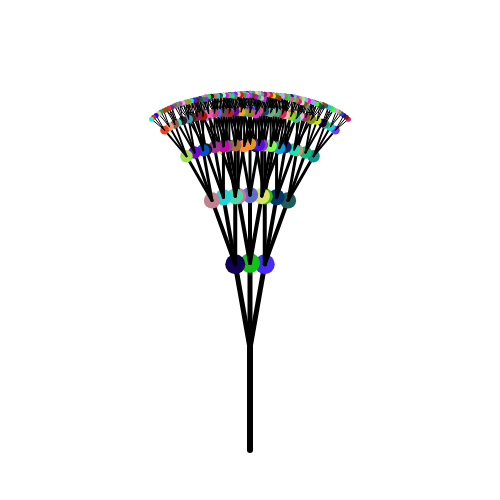
Frame 1 (no input)
Frame 60 (no input): identical to frame 1, image omitted
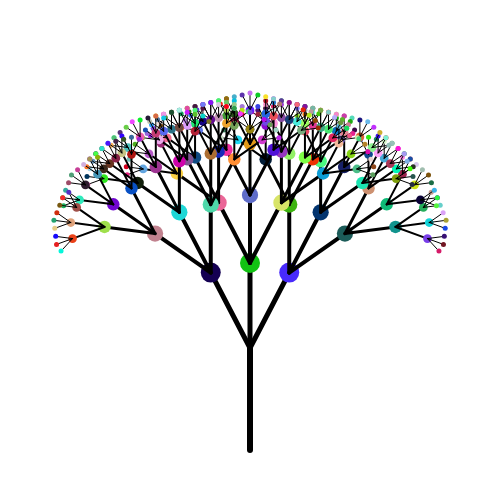
Frame 120 (the mouse pressed at the canvas centre since frame 60)

The p5.js sketch that drew these frames (run headless with seeded random() and noise() and a simulated clock; from frame 60 on, the mouse is pressed at the canvas centre):

// p5.js sketch
// ── sketch.js
// Project Title
// Your Name
// Date
//
// Extra for Experts:
// - describe what you did to take this project "above and beyond"


let scale = 17;
let leafDepth = 5; //depth where the leaves get drawn
let maxDepth =6; //maximum depth of the tree


function setup() {
  createCanvas(500, 500);
  background(255);
}


function draw() {
  background(255); // make sure that at each fram the background is white and doesnt redraw the tree
  randomSeed(120); // keeps the colour and sizes consistent
  drawTree(width/2, height*.9, 90, maxDepth);
}


function drawLine( x1,  y1,  x2,  y2,  depth) {
  //draw a line segment connecting (x1,y1) to (x2,y2)
  strokeWeight(depth); //sets the thickness of the branch depending on the depth 
  stroke(0);
  line(x1, y1, x2, y2); // draws a line
}

//function that draws the tree
function drawTree(x1, y1, angle, depth) {
  if (depth > 0) {
    let x2 = x1 + (cos(radians(angle))*depth*scale);     //calculate endpoints of current branch
    let y2 = y1 - (sin(radians(angle))*depth*scale);     //using trig ratios. Get shorter based on depth

    drawLine(x1, y1, x2, y2, depth); // draws the branch
    
    if ( depth <= leafDepth){
      drawLeaf(x2, y2, depth) // adds the leaf at th eend of the branch
    }

    let angleOffset = map(mouseX, 0, width, 10, 45); //maps mouse position to chnage tge angle offset

    //keeps drawing three branches from the current branch
    drawTree(x2, y2, angle- angleOffset, depth-1);
    drawTree(x2, y2, angle, depth-1);
    drawTree(x2, y2, angle+ angleOffset, depth-1);
  }
}

//function that draw the leaf at the end of the branch
function drawLeaf(x, y, depth){
    let size = map(depth, 1, leafDepth, 5, 20); //smaller leaves dor deeper branches
    fill(random(0, 255), random(0,255), random(0, 255)); //random colour for each branch
    noStroke();
    ellipse(x, y, size);
}

function keyPressed(){
  if (key === 'z'){
    leafDepth = max(0, leafDepth-1) // decreases leaf depth
  }

  else if (key === 'x'){
    leafDepth = min(maxDepth, leafDepth +1); // increase leaf depth
  }
}
